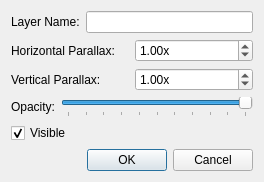
<?xml version="1.0" encoding="UTF-8"?>
<ui version="4.0">
 <class>LayerPropertiesDialog</class>
 <widget class="QDialog" name="LayerPropertiesDialog">
  <property name="geometry">
   <rect>
    <x>0</x>
    <y>0</y>
    <width>264</width>
    <height>180</height>
   </rect>
  </property>
  <property name="windowTitle">
   <string>Layer Properties</string>
  </property>
  <layout class="QVBoxLayout" name="verticalLayout">
   <item>
    <layout class="QHBoxLayout" name="horizontalLayout">
     <item>
      <widget class="QLabel" name="label">
       <property name="text">
        <string>Layer Name:</string>
       </property>
      </widget>
     </item>
     <item>
      <widget class="QLineEdit" name="layerNameInput"/>
     </item>
    </layout>
   </item>
   <item>
    <layout class="QHBoxLayout" name="horizontalLayout_2">
     <item>
      <widget class="QLabel" name="label_2">
       <property name="text">
        <string>Horizontal Parallax:</string>
       </property>
      </widget>
     </item>
     <item>
      <widget class="QDoubleSpinBox" name="horizontalPValue">
       <property name="suffix">
        <string>x</string>
       </property>
       <property name="maximum">
        <double>3.000000000000000</double>
       </property>
       <property name="singleStep">
        <double>0.100000000000000</double>
       </property>
       <property name="value">
        <double>1.000000000000000</double>
       </property>
      </widget>
     </item>
    </layout>
   </item>
   <item>
    <layout class="QHBoxLayout" name="horizontalLayout_3">
     <item>
      <widget class="QLabel" name="label_3">
       <property name="text">
        <string>Vertical Parallax:</string>
       </property>
      </widget>
     </item>
     <item>
      <widget class="QDoubleSpinBox" name="verticalPValue">
       <property name="suffix">
        <string>x</string>
       </property>
       <property name="maximum">
        <double>3.000000000000000</double>
       </property>
       <property name="singleStep">
        <double>0.100000000000000</double>
       </property>
       <property name="value">
        <double>1.000000000000000</double>
       </property>
      </widget>
     </item>
    </layout>
   </item>
   <item>
    <layout class="QHBoxLayout" name="horizontalLayout_4">
     <item>
      <widget class="QLabel" name="label_4">
       <property name="text">
        <string>Opacity:</string>
       </property>
      </widget>
     </item>
     <item>
      <widget class="QSlider" name="opacitySlider">
       <property name="maximum">
        <number>100</number>
       </property>
       <property name="value">
        <number>100</number>
       </property>
       <property name="orientation">
        <enum>Qt::Horizontal</enum>
       </property>
       <property name="tickPosition">
        <enum>QSlider::TicksBelow</enum>
       </property>
       <property name="tickInterval">
        <number>10</number>
       </property>
      </widget>
     </item>
    </layout>
   </item>
   <item>
    <widget class="QCheckBox" name="visibleCheckBox">
     <property name="text">
      <string>Visible</string>
     </property>
     <property name="checked">
      <bool>true</bool>
     </property>
    </widget>
   </item>
   <item>
    <widget class="QDialogButtonBox" name="buttonBox">
     <property name="orientation">
      <enum>Qt::Horizontal</enum>
     </property>
     <property name="standardButtons">
      <set>QDialogButtonBox::Cancel|QDialogButtonBox::Ok</set>
     </property>
    </widget>
   </item>
  </layout>
 </widget>
 <resources/>
 <connections>
  <connection>
   <sender>buttonBox</sender>
   <signal>accepted()</signal>
   <receiver>LayerPropertiesDialog</receiver>
   <slot>accept()</slot>
   <hints>
    <hint type="sourcelabel">
     <x>248</x>
     <y>254</y>
    </hint>
    <hint type="destinationlabel">
     <x>157</x>
     <y>274</y>
    </hint>
   </hints>
  </connection>
  <connection>
   <sender>buttonBox</sender>
   <signal>rejected()</signal>
   <receiver>LayerPropertiesDialog</receiver>
   <slot>reject()</slot>
   <hints>
    <hint type="sourcelabel">
     <x>316</x>
     <y>260</y>
    </hint>
    <hint type="destinationlabel">
     <x>286</x>
     <y>274</y>
    </hint>
   </hints>
  </connection>
 </connections>
</ui>
